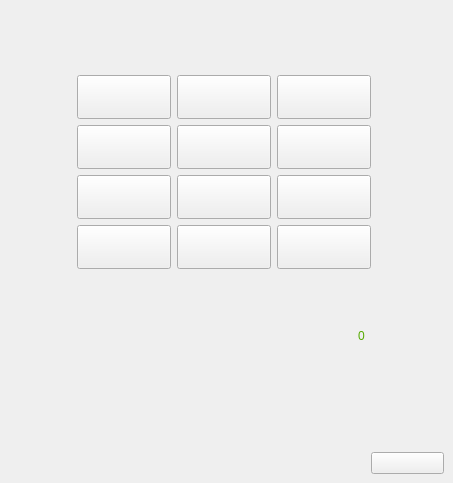
<?xml version="1.0" encoding="UTF-8"?>
<ui version="4.0">
 <class>este_sakta2</class>
 <widget class="QMainWindow" name="este_sakta2">
  <property name="geometry">
   <rect>
    <x>0</x>
    <y>0</y>
    <width>413</width>
    <height>483</height>
   </rect>
  </property>
  <property name="windowTitle">
   <string>MainWindow</string>
  </property>
  <property name="styleSheet">
   <string notr="true">border-image: url(:/images/este sakta/back_kyz.png);</string>
  </property>
  <widget class="QWidget" name="centralwidget">
   <layout class="QGridLayout" name="gridLayout_2">
    <item row="0" column="1">
     <spacer name="verticalSpacer">
      <property name="orientation">
       <enum>Qt::Vertical</enum>
      </property>
      <property name="sizeType">
       <enum>QSizePolicy::Preferred</enum>
      </property>
      <property name="sizeHint" stdset="0">
       <size>
        <width>20</width>
        <height>66</height>
       </size>
      </property>
     </spacer>
    </item>
    <item row="1" column="0">
     <spacer name="horizontalSpacer_5">
      <property name="orientation">
       <enum>Qt::Horizontal</enum>
      </property>
      <property name="sizeType">
       <enum>QSizePolicy::MinimumExpanding</enum>
      </property>
      <property name="sizeHint" stdset="0">
       <size>
        <width>68</width>
        <height>20</height>
       </size>
      </property>
     </spacer>
    </item>
    <item row="1" column="1" colspan="4">
     <layout class="QGridLayout" name="gridLayout">
      <item row="1" column="0">
       <widget class="QPushButton" name="pushButton_2">
        <property name="sizePolicy">
         <sizepolicy hsizetype="MinimumExpanding" vsizetype="MinimumExpanding">
          <horstretch>0</horstretch>
          <verstretch>0</verstretch>
         </sizepolicy>
        </property>
        <property name="font">
         <font>
          <pointsize>24</pointsize>
         </font>
        </property>
        <property name="styleSheet">
         <string notr="true">border-image: url(:/e_b);</string>
        </property>
        <property name="text">
         <string/>
        </property>
       </widget>
      </item>
      <item row="2" column="0">
       <widget class="QPushButton" name="pushButton_3">
        <property name="sizePolicy">
         <sizepolicy hsizetype="MinimumExpanding" vsizetype="MinimumExpanding">
          <horstretch>0</horstretch>
          <verstretch>0</verstretch>
         </sizepolicy>
        </property>
        <property name="font">
         <font>
          <pointsize>24</pointsize>
         </font>
        </property>
        <property name="styleSheet">
         <string notr="true">border-image: url(:/e_b);</string>
        </property>
        <property name="text">
         <string/>
        </property>
       </widget>
      </item>
      <item row="3" column="0">
       <widget class="QPushButton" name="pushButton_4">
        <property name="sizePolicy">
         <sizepolicy hsizetype="MinimumExpanding" vsizetype="MinimumExpanding">
          <horstretch>0</horstretch>
          <verstretch>0</verstretch>
         </sizepolicy>
        </property>
        <property name="font">
         <font>
          <pointsize>24</pointsize>
         </font>
        </property>
        <property name="styleSheet">
         <string notr="true">border-image: url(:/e_b);</string>
        </property>
        <property name="text">
         <string/>
        </property>
       </widget>
      </item>
      <item row="2" column="1">
       <widget class="QPushButton" name="pushButton_6">
        <property name="sizePolicy">
         <sizepolicy hsizetype="MinimumExpanding" vsizetype="MinimumExpanding">
          <horstretch>0</horstretch>
          <verstretch>0</verstretch>
         </sizepolicy>
        </property>
        <property name="font">
         <font>
          <pointsize>24</pointsize>
         </font>
        </property>
        <property name="styleSheet">
         <string notr="true">border-image: url(:/e_b);</string>
        </property>
        <property name="text">
         <string/>
        </property>
       </widget>
      </item>
      <item row="1" column="1">
       <widget class="QPushButton" name="pushButton_5">
        <property name="sizePolicy">
         <sizepolicy hsizetype="MinimumExpanding" vsizetype="MinimumExpanding">
          <horstretch>0</horstretch>
          <verstretch>0</verstretch>
         </sizepolicy>
        </property>
        <property name="font">
         <font>
          <pointsize>24</pointsize>
         </font>
        </property>
        <property name="styleSheet">
         <string notr="true">border-image: url(:/e_b);</string>
        </property>
        <property name="text">
         <string/>
        </property>
       </widget>
      </item>
      <item row="3" column="1">
       <widget class="QPushButton" name="pushButton_7">
        <property name="sizePolicy">
         <sizepolicy hsizetype="MinimumExpanding" vsizetype="MinimumExpanding">
          <horstretch>0</horstretch>
          <verstretch>0</verstretch>
         </sizepolicy>
        </property>
        <property name="font">
         <font>
          <pointsize>24</pointsize>
         </font>
        </property>
        <property name="styleSheet">
         <string notr="true">border-image: url(:/e_b);</string>
        </property>
        <property name="text">
         <string/>
        </property>
       </widget>
      </item>
      <item row="2" column="2">
       <widget class="QPushButton" name="pushButton_9">
        <property name="sizePolicy">
         <sizepolicy hsizetype="MinimumExpanding" vsizetype="MinimumExpanding">
          <horstretch>0</horstretch>
          <verstretch>0</verstretch>
         </sizepolicy>
        </property>
        <property name="font">
         <font>
          <pointsize>24</pointsize>
         </font>
        </property>
        <property name="styleSheet">
         <string notr="true">border-image: url(:/e_b);</string>
        </property>
        <property name="text">
         <string/>
        </property>
       </widget>
      </item>
      <item row="1" column="2">
       <widget class="QPushButton" name="pushButton_8">
        <property name="sizePolicy">
         <sizepolicy hsizetype="MinimumExpanding" vsizetype="MinimumExpanding">
          <horstretch>0</horstretch>
          <verstretch>0</verstretch>
         </sizepolicy>
        </property>
        <property name="font">
         <font>
          <pointsize>24</pointsize>
         </font>
        </property>
        <property name="styleSheet">
         <string notr="true">border-image: url(:/e_b);</string>
        </property>
        <property name="text">
         <string/>
        </property>
       </widget>
      </item>
      <item row="3" column="2">
       <widget class="QPushButton" name="pushButton_10">
        <property name="sizePolicy">
         <sizepolicy hsizetype="MinimumExpanding" vsizetype="MinimumExpanding">
          <horstretch>0</horstretch>
          <verstretch>0</verstretch>
         </sizepolicy>
        </property>
        <property name="font">
         <font>
          <pointsize>24</pointsize>
         </font>
        </property>
        <property name="styleSheet">
         <string notr="true">border-image: url(:/e_b);</string>
        </property>
        <property name="text">
         <string/>
        </property>
       </widget>
      </item>
      <item row="0" column="1">
       <widget class="QPushButton" name="pushButton_11">
        <property name="sizePolicy">
         <sizepolicy hsizetype="MinimumExpanding" vsizetype="MinimumExpanding">
          <horstretch>0</horstretch>
          <verstretch>0</verstretch>
         </sizepolicy>
        </property>
        <property name="styleSheet">
         <string notr="true">border-image: url(:/e_b);</string>
        </property>
        <property name="text">
         <string/>
        </property>
       </widget>
      </item>
      <item row="0" column="0">
       <widget class="QPushButton" name="pushButton_13">
        <property name="sizePolicy">
         <sizepolicy hsizetype="Minimum" vsizetype="MinimumExpanding">
          <horstretch>0</horstretch>
          <verstretch>0</verstretch>
         </sizepolicy>
        </property>
        <property name="styleSheet">
         <string notr="true">border-image: url(:/e_b);</string>
        </property>
        <property name="text">
         <string/>
        </property>
       </widget>
      </item>
      <item row="0" column="2">
       <widget class="QPushButton" name="pushButton_12">
        <property name="sizePolicy">
         <sizepolicy hsizetype="MinimumExpanding" vsizetype="MinimumExpanding">
          <horstretch>0</horstretch>
          <verstretch>0</verstretch>
         </sizepolicy>
        </property>
        <property name="font">
         <font>
          <pointsize>24</pointsize>
         </font>
        </property>
        <property name="styleSheet">
         <string notr="true">border-image: url(:/e_b);</string>
        </property>
        <property name="text">
         <string/>
        </property>
       </widget>
      </item>
     </layout>
    </item>
    <item row="1" column="5">
     <spacer name="horizontalSpacer_3">
      <property name="orientation">
       <enum>Qt::Horizontal</enum>
      </property>
      <property name="sizeType">
       <enum>QSizePolicy::MinimumExpanding</enum>
      </property>
      <property name="sizeHint" stdset="0">
       <size>
        <width>67</width>
        <height>20</height>
       </size>
      </property>
     </spacer>
    </item>
    <item row="2" column="2">
     <widget class="QLabel" name="label">
      <property name="enabled">
       <bool>true</bool>
      </property>
      <property name="sizePolicy">
       <sizepolicy hsizetype="MinimumExpanding" vsizetype="MinimumExpanding">
        <horstretch>0</horstretch>
        <verstretch>0</verstretch>
       </sizepolicy>
      </property>
      <property name="styleSheet">
       <string notr="true">border-image: url(:/images/about and points/text_score.png);</string>
      </property>
      <property name="text">
       <string/>
      </property>
     </widget>
    </item>
    <item row="2" column="3">
     <widget class="QLabel" name="label_2">
      <property name="sizePolicy">
       <sizepolicy hsizetype="Preferred" vsizetype="MinimumExpanding">
        <horstretch>0</horstretch>
        <verstretch>0</verstretch>
       </sizepolicy>
      </property>
      <property name="styleSheet">
       <string notr="true">border-image: url(:/images/about and points/blank.png);
font: 75 24pt &quot;MS Shell Dlg 2&quot;;
color: rgb(85, 170, 0);</string>
      </property>
      <property name="text">
       <string>0</string>
      </property>
     </widget>
    </item>
    <item row="3" column="2">
     <spacer name="verticalSpacer_2">
      <property name="orientation">
       <enum>Qt::Vertical</enum>
      </property>
      <property name="sizeType">
       <enum>QSizePolicy::Preferred</enum>
      </property>
      <property name="sizeHint" stdset="0">
       <size>
        <width>20</width>
        <height>50</height>
       </size>
      </property>
     </spacer>
    </item>
    <item row="4" column="2">
     <spacer name="horizontalSpacer">
      <property name="orientation">
       <enum>Qt::Horizontal</enum>
      </property>
      <property name="sizeHint" stdset="0">
       <size>
        <width>181</width>
        <height>20</height>
       </size>
      </property>
     </spacer>
    </item>
    <item row="4" column="4" colspan="2">
     <widget class="QPushButton" name="pushButton">
      <property name="sizePolicy">
       <sizepolicy hsizetype="Minimum" vsizetype="Preferred">
        <horstretch>0</horstretch>
        <verstretch>0</verstretch>
       </sizepolicy>
      </property>
      <property name="styleSheet">
       <string notr="true">border-image: url(:/e_b);
font: 75 20pt &quot;MS Shell Dlg 2&quot;;</string>
      </property>
      <property name="text">
       <string/>
      </property>
     </widget>
    </item>
   </layout>
  </widget>
 </widget>
 <resources/>
 <connections/>
</ui>
